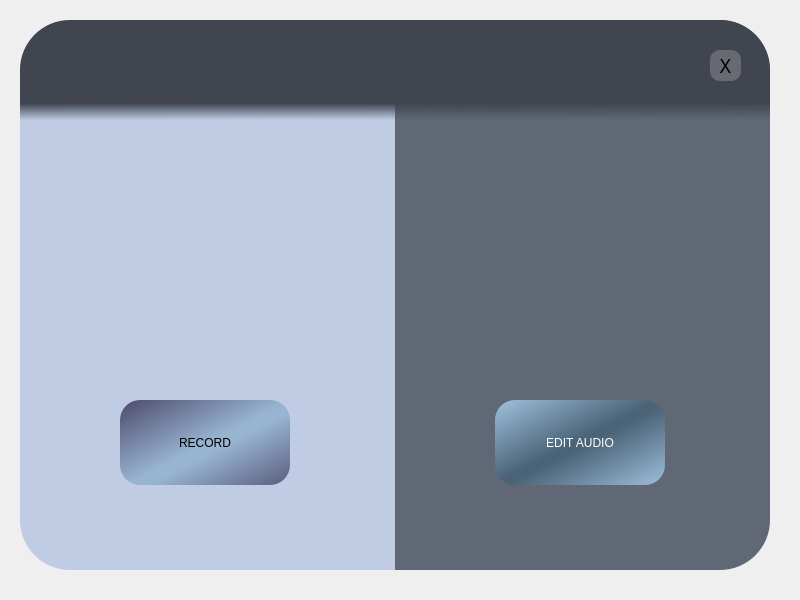
<?xml version="1.0" encoding="UTF-8"?>
<ui version="4.0">
 <class>Form</class>
 <widget class="QWidget" name="Form">
  <property name="geometry">
   <rect>
    <x>0</x>
    <y>0</y>
    <width>800</width>
    <height>600</height>
   </rect>
  </property>
  <property name="windowTitle">
   <string>Form</string>
  </property>
  <widget class="QWidget" name="widget" native="true">
   <property name="geometry">
    <rect>
     <x>20</x>
     <y>20</y>
     <width>750</width>
     <height>550</height>
    </rect>
   </property>
   <property name="styleSheet">
    <string notr="true">QPushButton {
	font: 14pt &quot;Arial Rounded MT Bold&quot;;
border-radius: 20px;
}

QPushButton#recordBtn {
background-color: qlineargradient(spread:reflect, x1:0, y1:0, x2:0.553, y2:0.533409, stop:0.00497512 rgba(78, 75, 108, 255), stop:0.935323 rgba(151, 180, 209, 255))
}

QPushButton#editBtn {
color: white;
background-color:qlineargradient(spread:reflect, x1:0, y1:0, x2:0.513, y2:0.499318, stop:0 rgba(160, 193, 221, 255), stop:0.955224 rgba(74, 99, 119, 255))
}

QPushButton#editBtn:hover, #recordBtn:hover, #exitBtn:hover {
background-color: qlineargradient(spread:pad, x1:0, y1:0, x2:0.731905, y2:0.755, stop:0 rgba(255, 221, 221, 255), stop:0.955224 rgba(238, 103, 100, 255))
}

QPushButton#exitBtn {
background-color: rgba(195, 195, 195, 0.3);
border-radius: 10px; 
}</string>
   </property>
   <widget class="QLabel" name="labelLeft">
    <property name="geometry">
     <rect>
      <x>0</x>
      <y>0</y>
      <width>375</width>
      <height>550</height>
     </rect>
    </property>
    <property name="styleSheet">
     <string notr="true">border-top-left-radius: 50px;
border-bottom-left-radius: 50px;
background-color: rgb(191, 204, 228);
</string>
    </property>
    <property name="text">
     <string/>
    </property>
   </widget>
   <widget class="QLabel" name="labelRight">
    <property name="geometry">
     <rect>
      <x>375</x>
      <y>0</y>
      <width>375</width>
      <height>550</height>
     </rect>
    </property>
    <property name="styleSheet">
     <string notr="true">border-bottom-right-radius: 50px;
border-top-right-radius: 50px;
background-color: rgb(96, 104, 118);</string>
    </property>
    <property name="text">
     <string/>
    </property>
   </widget>
   <widget class="QLabel" name="micLabel">
    <property name="geometry">
     <rect>
      <x>100</x>
      <y>160</y>
      <width>170</width>
      <height>170</height>
     </rect>
    </property>
    <property name="text">
     <string/>
    </property>
    <property name="pixmap">
     <pixmap>../imgs/microphone.png</pixmap>
    </property>
    <property name="scaledContents">
     <bool>true</bool>
    </property>
    <property name="alignment">
     <set>Qt::AlignCenter</set>
    </property>
   </widget>
   <widget class="QLabel" name="headphonesLabel">
    <property name="geometry">
     <rect>
      <x>475</x>
      <y>160</y>
      <width>170</width>
      <height>169</height>
     </rect>
    </property>
    <property name="text">
     <string/>
    </property>
    <property name="pixmap">
     <pixmap>../imgs/headphones.png</pixmap>
    </property>
    <property name="scaledContents">
     <bool>true</bool>
    </property>
   </widget>
   <widget class="QLabel" name="header">
    <property name="geometry">
     <rect>
      <x>0</x>
      <y>0</y>
      <width>750</width>
      <height>70</height>
     </rect>
    </property>
    <property name="font">
     <font>
      <family>Arial Rounded MT Bold</family>
      <pointsize>28</pointsize>
     </font>
    </property>
    <property name="styleSheet">
     <string notr="true">border-top-left-radius: 50px;
border-top-right-radius: 50px;
background-color: rgb(64, 69, 79);
</string>
    </property>
    <property name="text">
     <string/>
    </property>
    <property name="alignment">
     <set>Qt::AlignCenter</set>
    </property>
    <property name="margin">
     <number>10</number>
    </property>
   </widget>
   <widget class="QLabel" name="headerLabel">
    <property name="geometry">
     <rect>
      <x>200</x>
      <y>10</y>
      <width>352</width>
      <height>71</height>
     </rect>
    </property>
    <property name="text">
     <string/>
    </property>
    <property name="pixmap">
     <pixmap>../imgs/header.png</pixmap>
    </property>
    <property name="scaledContents">
     <bool>true</bool>
    </property>
   </widget>
   <widget class="QLabel" name="headerFade">
    <property name="geometry">
     <rect>
      <x>0</x>
      <y>70</y>
      <width>750</width>
      <height>30</height>
     </rect>
    </property>
    <property name="font">
     <font>
      <family>Arial Rounded MT Bold</family>
      <pointsize>28</pointsize>
     </font>
    </property>
    <property name="styleSheet">
     <string notr="true">background-color: qlineargradient(spread:pad, x1:0.511975, y1:0.443, x2:0.522, y2:1, stop:0 rgba(64, 69, 79, 255), stop:1 rgba(64, 69, 79, 0))</string>
    </property>
    <property name="text">
     <string/>
    </property>
    <property name="alignment">
     <set>Qt::AlignCenter</set>
    </property>
    <property name="margin">
     <number>10</number>
    </property>
   </widget>
   <widget class="QPushButton" name="recordBtn">
    <property name="geometry">
     <rect>
      <x>100</x>
      <y>380</y>
      <width>170</width>
      <height>85</height>
     </rect>
    </property>
    <property name="styleSheet">
     <string notr="true"/>
    </property>
    <property name="text">
     <string>RECORD</string>
    </property>
   </widget>
   <widget class="QPushButton" name="editBtn">
    <property name="geometry">
     <rect>
      <x>475</x>
      <y>380</y>
      <width>170</width>
      <height>85</height>
     </rect>
    </property>
    <property name="text">
     <string>EDIT AUDIO</string>
    </property>
   </widget>
   <widget class="QPushButton" name="exitBtn">
    <property name="geometry">
     <rect>
      <x>690</x>
      <y>30</y>
      <width>31</width>
      <height>31</height>
     </rect>
    </property>
    <property name="font">
     <font>
      <family>Arial Rounded MT Bold</family>
      <pointsize>14</pointsize>
      <weight>50</weight>
      <italic>false</italic>
      <bold>false</bold>
     </font>
    </property>
    <property name="text">
     <string>X</string>
    </property>
   </widget>
   <zorder>labelLeft</zorder>
   <zorder>labelRight</zorder>
   <zorder>micLabel</zorder>
   <zorder>headphonesLabel</zorder>
   <zorder>header</zorder>
   <zorder>headerFade</zorder>
   <zorder>recordBtn</zorder>
   <zorder>editBtn</zorder>
   <zorder>headerLabel</zorder>
   <zorder>exitBtn</zorder>
  </widget>
 </widget>
 <resources/>
 <connections/>
</ui>
